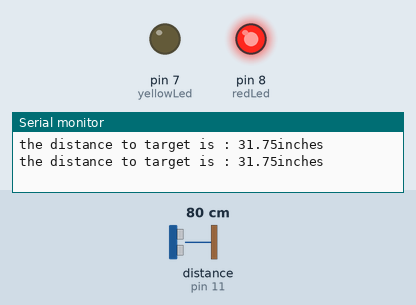
A sketch run on a simulated Arduino Uno, built with avr-gcc and run on an emulated ATmega328P. Shown: output pins drawn as LEDs (lit = HIGH), the last lines printed to the serial monitor. Wiring (inferred from the names in the program): ultrasonic range finder: trigger pin 13; echo pin 11. Inputs (shaded band) come from the test bench; at power-on: distance to the obstacle (sensor on pin 11) 80 cm. The echo pulse lasts 58.3 µs per cm; pins used as bus, display or sensor lines are not drawn.

Above: at 1.8 s.
1.9 s: distance to the obstacle (sensor on pin 11) set to 11 cm
3.4 s: distance to the obstacle (sensor on pin 11) set to 8 cm
At 4.9 s:
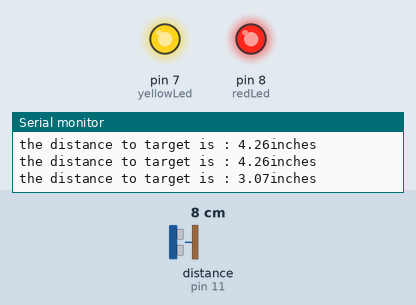
Timing chart, 0 to 6.4 s (numbered marks = the images above; inputs shaded):
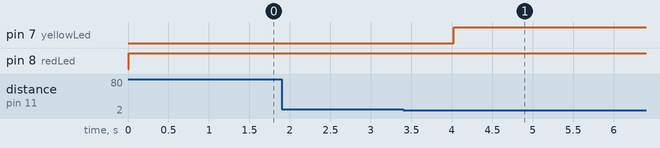

The sketch:

ultrasonic_sensor.ino
```cpp
int trigPin = 13; //sensor trig pin connected to pin 13
int echoPin = 11; //echo pin connected to pin 11
int yellowLed = 7; //relay input
float pingTime; // time for ping to travel to target disatance
float targetDistance; //distance of sensor to target
float speedOfSound = 776.5; //speed of sound in miles per hour
int redLed = 8;

void setup() {
  Serial.begin(9600); //turn on Serial Port
  pinMode(trigPin, OUTPUT); //sensor trig pin is output
  pinMode(echoPin, INPUT); //sensor echo pin in on input
  pinMode(yellowLed, OUTPUT);//relay input signal pin as output
  pinMode(redLed, OUTPUT);//relay input signal pin as output

}

void loop() {
  // put your main code here, to run repeatedly:
  digitalWrite(trigPin, LOW); //set trigger pin low
  delayMicroseconds(2000);
  digitalWrite(trigPin, HIGH);
  delayMicroseconds(15);
//  delay(2000);
  digitalWrite(trigPin, LOW);

  pingTime = pulseIn(echoPin, HIGH); //measure pingtime at echopin in microseconds
  pingTime = pingTime/1000000; //converts time to seconds
  pingTime = pingTime/3600; //converts time to hours

  targetDistance = speedOfSound*pingTime; //calculates distance in miles
  targetDistance = targetDistance/2; //accounts for round trip of ping to target
  targetDistance = targetDistance*63360; //converts targetdistance to inches

//  digitalWrite(relayInputSignal,HIGH); // LOW
//  delay(2000);
//  digitalWrite(relayInputSignal,LOW);

  if(targetDistance<=3.5){
    digitalWrite(yellowLed,HIGH); // on
  }else{
    digitalWrite(redLed, HIGH); //off
  }
  Serial.print("the distance to target is : ");
  Serial.print(targetDistance);
  Serial.println("inches");
  delay(1000);

}
```

Measured:
- the behaviour switches between 10 and 9 cm on distance to the obstacle (sensor on pin 11) (found by bisection; images 0 and 1)
- after the input at 3.4 s, pin 7 (yellowLed): LOW → HIGH after 0.63 s
